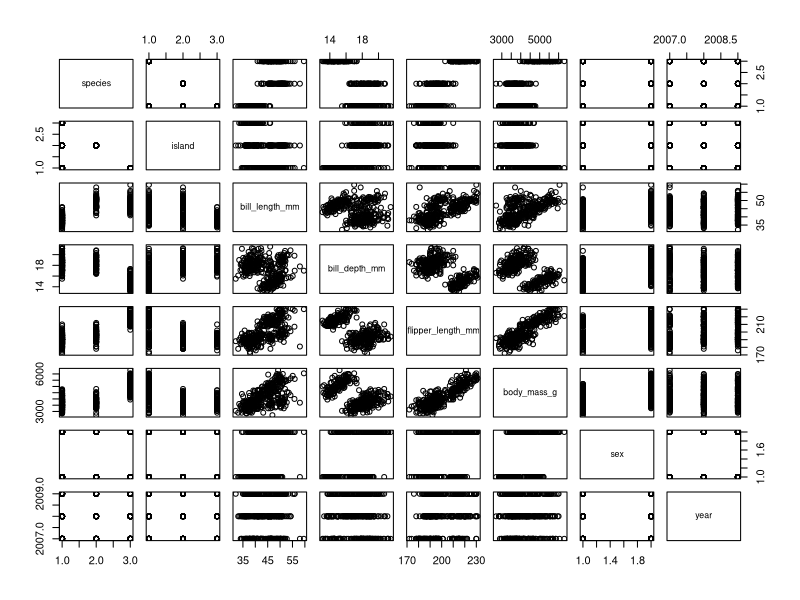
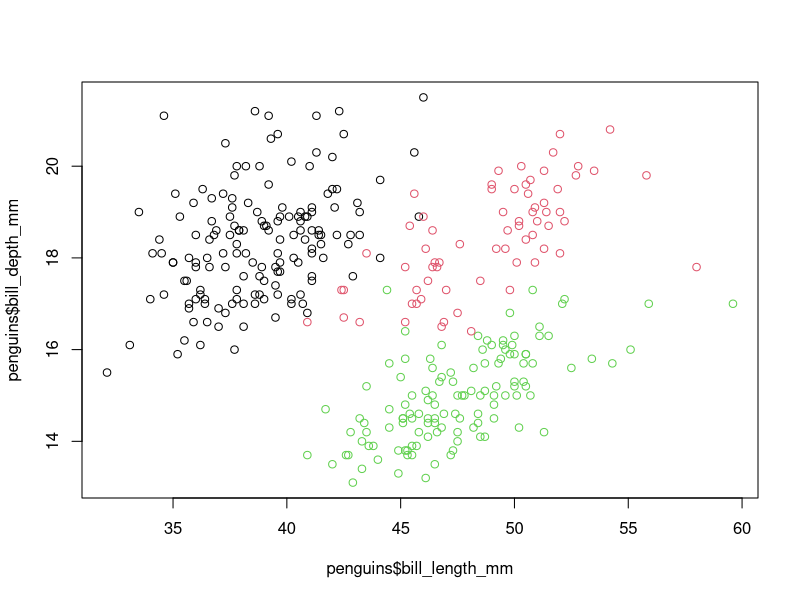
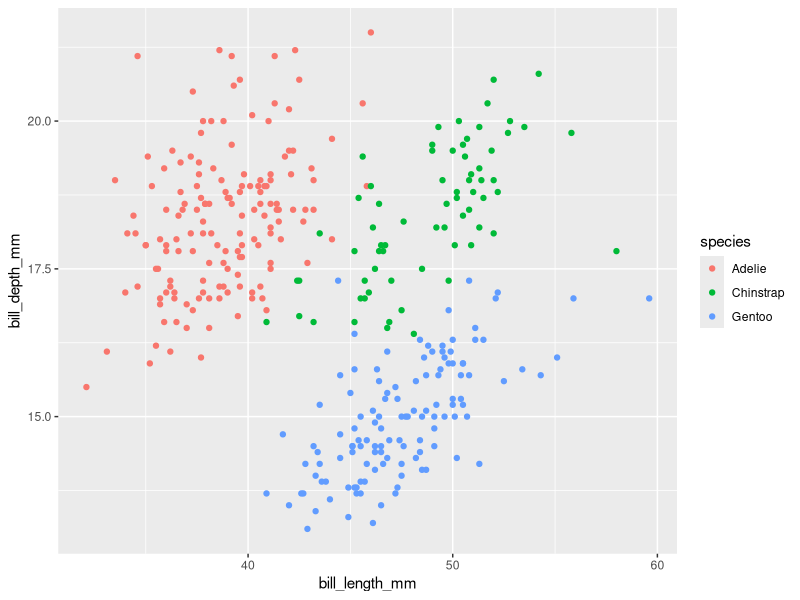
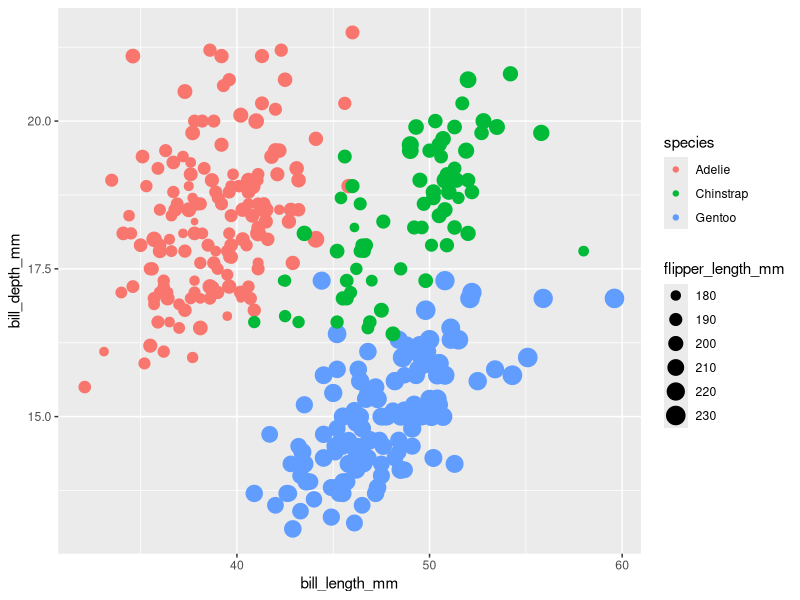
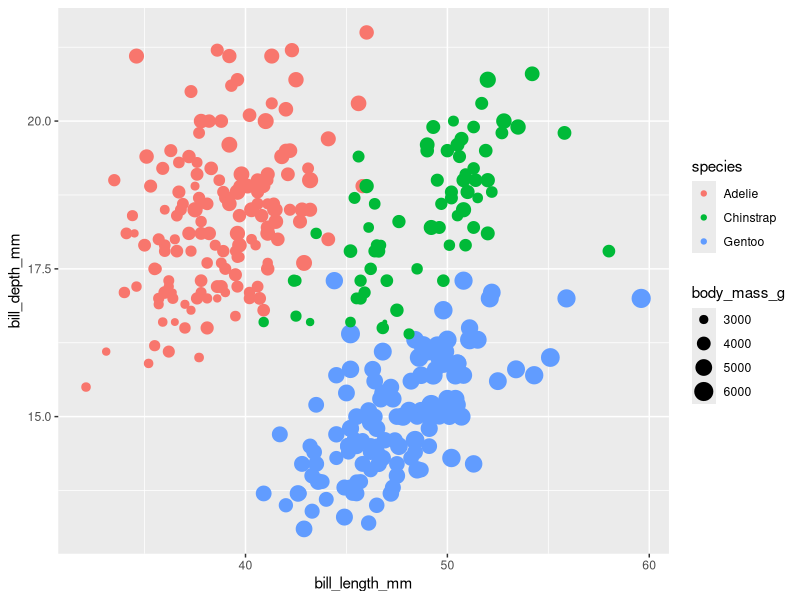
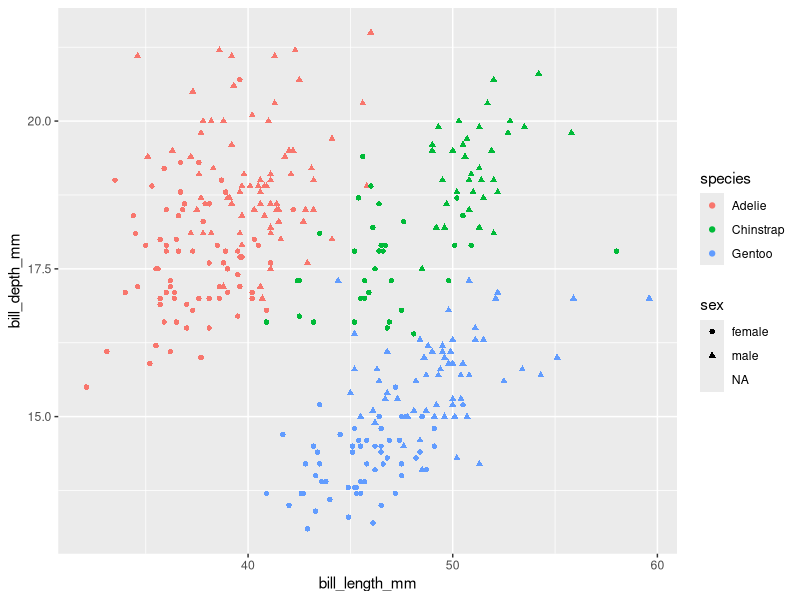
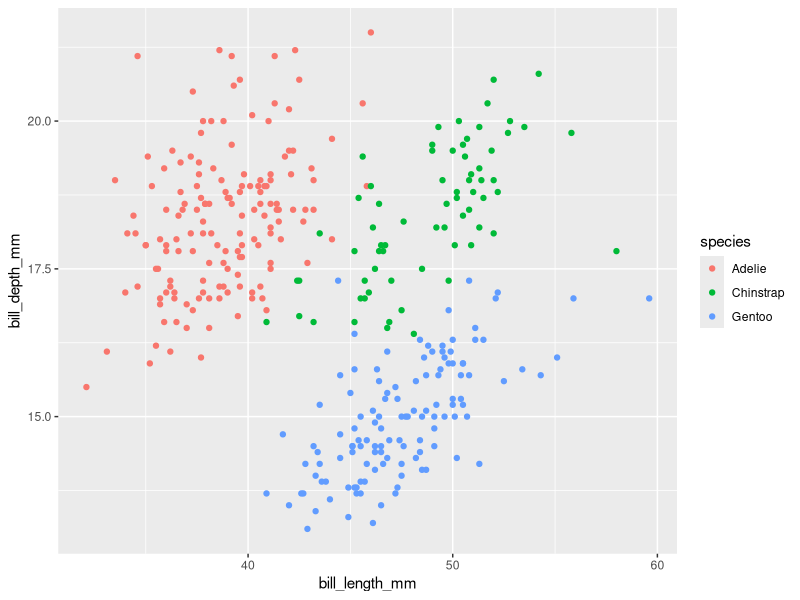
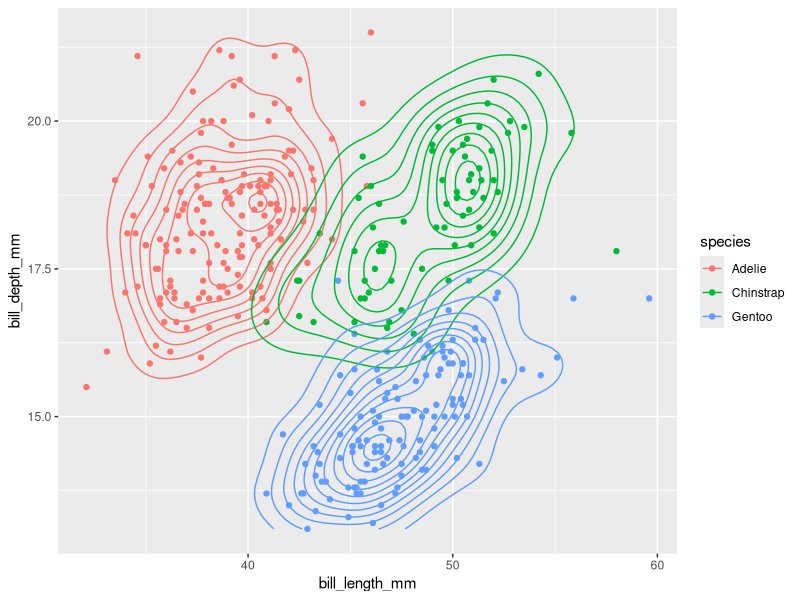

These charts were generated, in order, by the following R code:
# Create project ----------------------------------------------------------

# Install packages --------------------------------------------------------
install.packages("ggplot2")
install.packages("palmerpenguins")
library(ggplot2)
library(palmerpenguins)

# Load data ---------------------------------------------------------------
data()
data(package = "palmerpenguins")
data(penguins)
penguins
str(penguins)

# Base R plotting ---------------------------------------------------------
plot(penguins)
plot(penguins$bill_length_mm, penguins$bill_depth_mm, col = penguins$species)

# Plotting with ggplot2 ---------------------------------------------------
ggplot(penguins, aes(x = bill_length_mm, y = bill_depth_mm, col = species)) +
  geom_point()

?geom_point

ggplot(penguins, aes(x = bill_length_mm, 
                     y = bill_depth_mm, 
                     col = species, 
                     size = flipper_length_mm)) +
  geom_point()

ggplot(penguins, aes(x = bill_length_mm, 
                     y = bill_depth_mm, 
                     col = species, 
                     size = body_mass_g)) +
  geom_point()

ggplot(penguins, aes(x = bill_length_mm, 
                     y = bill_depth_mm, 
                     col = species, 
                     shape = sex)) +
  geom_point()

p1 <- ggplot(penguins, aes(x = bill_length_mm, y = bill_depth_mm, col = species))

p1 + geom_point() 
p1 + geom_point() + geom_density_2d()
p1 + geom_point() + stat_ellipse()


# Line plots --------------------------------------------------------------
data(Orange)
Orange

p2 <- ggplot(Orange, aes(age, circumference, group = Tree))
p2 + geom_line() #+ geom_point()
p2 + geom_smooth(se = FALSE)

ggplot(penguins, aes(bill_length_mm, bill_depth_mm, col = species)) +
  geom_point() +
  geom_smooth(method = "lm")

# Bar, boxplot, and violin plots ------------------------------------------
ggplot(penguins, aes(species)) + 
    geom_bar(fill = "lightblue", col = "black", size = 1)

p3 <- ggplot(penguins, aes(species, bill_length_mm))

p3 + geom_bar(stat = "summary", 
              fun = "mean", 
              fill = "lightblue", 
              col = "black", 
              size = 1)

p3 + geom_bar(stat = "summary", 
              fun = "mean", 
              fill = "lightblue", 
              col = "black", 
              size = 1) +
    geom_point(position = position_jitter(0.2)) # with and without jitter

p3 + geom_boxplot(fill = "lightblue", outlier.color = "red") + 
    geom_point(alpha = 0.1)

p3 + geom_violin(fill = "lightblue", draw_quantiles = c(0.25, 0.75)) +
    geom_point(stat = "summary", fun = "median")

# Factorial bar graph -----------------------------------------------------
ggplot(penguins, aes(sex, bill_length_mm, fill = species)) +
    geom_bar(stat = "summary", fun = "median", col = "black", position = "dodge") +
    geom_point(position = position_dodge(0.9)) # jitter_dodge()

# Facetting ---------------------------------------------------------------
p4 <- ggplot(penguins, aes(x = bill_length_mm, y = bill_depth_mm, col = species)) +
    geom_point()

p4 + facet_wrap(~ species)
p4 + facet_wrap(~ species, nrow = 3)
p4 + facet_wrap(~ sex)
p4 + facet_grid(sex ~ year)

# Customizing labels ------------------------------------------------------
p4 + labs(title = "Penguin bill length and depth by species",
          subtitle = "Data collected on Torgersen, Biscoe, and Dream Islands",
          x = "Bill length (mm)", 
          y = "Bill depth (mm)", 
          col = "Species") -> p5

# Customizing the look of your plots with themes --------------------------
p5 + theme_bw()
p5 + theme_classic()
p5 + theme_test()
p5 + theme_dark()
p5 + theme_minimal()
p5 + theme_void()

# Customizing a theme -----------------------------------------------------
?theme

p5 +
    theme_bw() +
    theme(panel.grid.minor.x = element_blank(),
          panel.grid.minor.y = element_blank(),
          panel.background = element_rect(fill = "beige"),
          legend.position = c(0.13, 0.12),
          legend.background = element_rect(colour = "black"))

# Saving plots ------------------------------------------------------------
dir.create("plots")
ggsave("Plots/Graph 1.pdf", width = 6, height = 6, units = "in")
